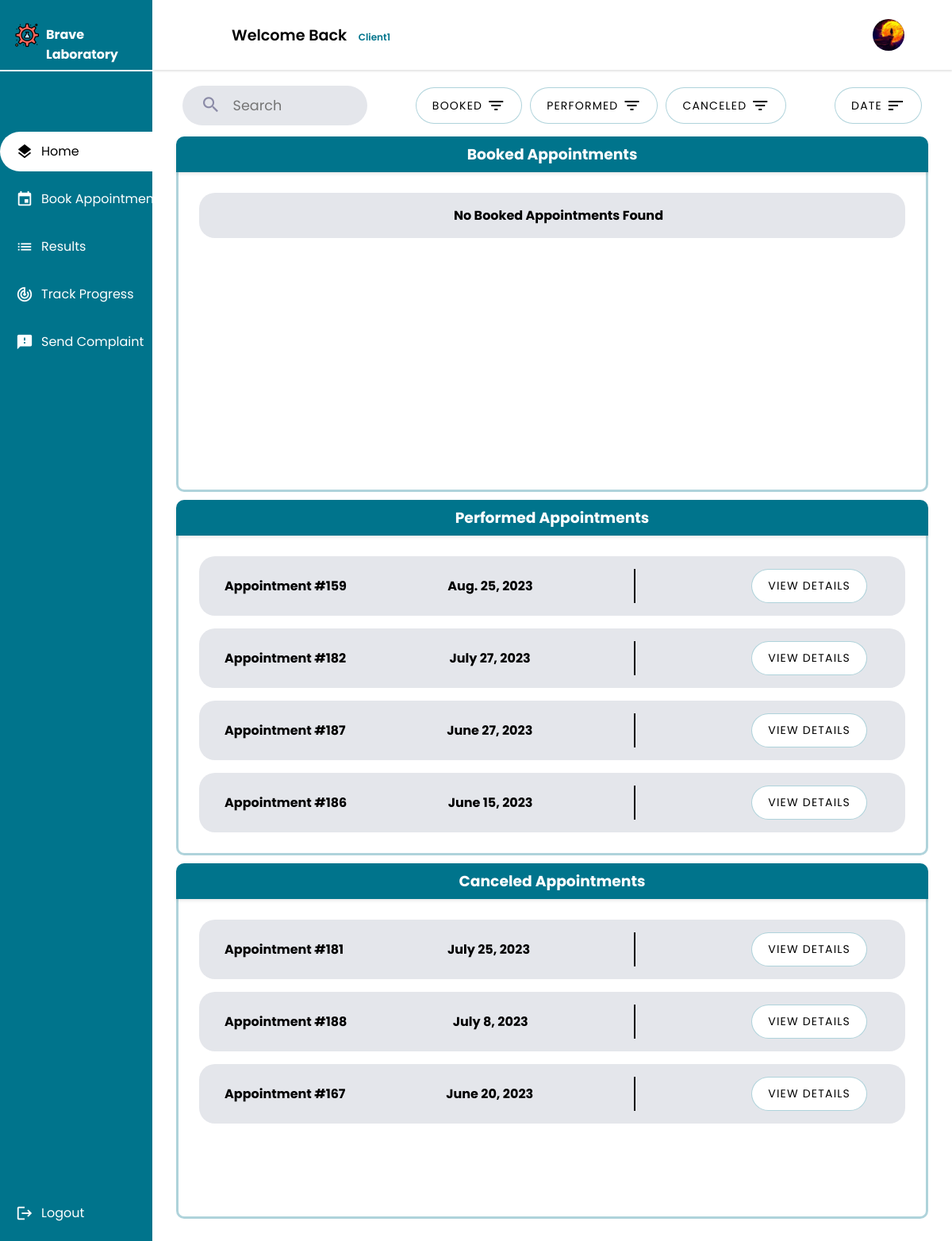
The app's page /client/home/appointment (signed in) with its own data.
### client/models.py (models this page shows, shortened)
class Client(models.Model):
    GENDERS =[
        ('M','Male'),
        ('F','Female')
    ]
    BLOOD_TYPES = [
        ('A+', 'A+'),
        ('A-', 'A-'),
        ('B+', 'B+'),
        ('B-', 'B-'),
        ('AB+', 'AB+'),
        ('AB-', 'AB-'),
        ('O+', 'O+'),
        ('O-', 'O-')
    ]
    user = models.OneToOneField(User, primary_key = True, on_delete=models.CASCADE)
    phone_number = models.CharField(max_length=10,validators=[phone_regex])
    gender = models.CharField(max_length = 1 ,choices = GENDERS)
    address = models.CharField(max_length=50)
    policy = models.BooleanField(default = False)
    profile_pic = models.ImageField(default="default.png", upload_to="profile_pics")
    date_of_birth = models.DateField(default='2003-03-08')
    tests_made = models.PositiveIntegerField(default=0)
    blood_type = models.CharField(max_length=3, choices=BLOOD_TYPES,null=True,blank=True)
    class Meta():
        db_table = 'auth_client'

### main_home/models.py (models this page shows, shortened)
class Appointment(models.Model):
    UPCOMING = 'Upcoming'
    TOMORROW = 'Tommorow'
    TODAY = 'Today'
    OVERDUE = 'Overdue'
    STATUS_CHOICES = [
        (UPCOMING, 'Upcoming'),
        (TOMORROW, 'Tommorow'),
        (TODAY, 'Today'),
        (OVERDUE, 'Overdue'),
    ]
    client = models.ForeignKey(Client, on_delete=models.CASCADE)
    tests_requested = models.ManyToManyField(TestOffered, blank=True)
    date = models.DateField(validators=[validate_date_not_past])
    description = models.CharField(max_length=1000,blank=True)
    document = models.ImageField(null=True,blank=True,upload_to='medical_documents')
    total_price = models.DecimalField(max_digits=10, decimal_places=2)
    payment_status = models.BooleanField(default=False)
    arrived = models.BooleanField(default=False)
    cancelled = models.BooleanField(default=False)
    performed = models.BooleanField(default=False)
    urgent = models.BooleanField(default=False)
    class Meta:
        db_table = 'appointment'
    @property
    def status(self):
        today = timezone.now().date()
        if self.date == today:
            return self.TODAY
        elif self.date == today + timezone.timedelta(days=1):
            return self.TOMORROW
        elif self.date > today:
            return self.UPCOMING
        else:
            return self.OVERDUE
    @property
    def check_overdue(self):
        if self.status == self.OVERDUE :
            self.cancelled = True
            return 1
        return 0

### client/views.py (the view, shortened to what this page needs)
# urls.py: path("home/appointment",views.client_home,name="client"),
@login_required
@permission_required('client.view_client', raise_exception=True)
def client_home(request):
    appointments = Appointment.objects.filter(client=request.user.client).order_by('-date')
    for appointment in appointments:
        appointment.check_overdue
    if not (request.GET.get('date')) :
        sort_date = 'True'
    booked_appointments = []
    performed_appointments = []
    canceled_appointments = []
    state = request.GET.get('state')
    for appointment in appointments:
        if appointment.performed :
            performed_appointments.append(appointment)
        elif appointment.cancelled or (appointment.status == appointment.OVERDUE):
            canceled_appointments.append(appointment)
        else:
            booked_appointments.append(appointment)
    if state != "all" :
        if state == "booked" :
            context = {
                'booked_appointments': booked_appointments,
                'sort_date':sort_date,
                'state':state,
            }
            return render(request,'client/client.html',context)
        if state == "performed" :
            context = {
                'performed_appointments': performed_appointments,
                'sort_date':sort_date,
                'state':state,
            }
            return render(request,'client/client.html',context)
        if state == "canceled" :
            context = {
                'canceled_appointments': canceled_appointments,
                'sort_date':sort_date,
                'state':state,
            }
            return render(request,'client/client.html',context)
    state = 'all'
    context = {
        'booked_appointments': booked_appointments,
        'performed_appointments': performed_appointments,
        'canceled_appointments': canceled_appointments,
        'sort_date':sort_date,
        'state':state,
    }
    return render(request,'client/client.html',context)

### client/templates/client/client.html (shortened to what this page needs)
{% extends 'main_home/actors_base.html' %}
{% load static %}
{% block css_2 %}
<link rel="stylesheet" href="{% static 'css/list.css' %}">
<link rel="stylesheet" href="{% static 'css/lists/ap_list.css' %}">
{% endblock css_2 %}
{% block main %}
<div class="Container">
  <div class="header ">
    <div class="search">
        <form class="search-bar" method="post" >
            <button type="submit" name="search">
                <span class="material-icons search-icon">
                    </span>
            </button>
            <input class="search-bar-input" id="search" name="search" placeholder="Search" required="" type="text">
        </form>
    </div>
    <div class="header ">
        <div class="nurse">
        <a href="{% url "client" %}?state=booked">
            <button class="list-button filter">
                <span>Booked</span>
                <span class="material-icons">filter_list</span>
            </button>
        </a>
        <a href="{% url "client" %}?state=performed">
                <button class="list-button filter">
                <span>Performed</span>
                <span class="material-icons">filter_list</span>
            </button>
        </a>
        <a href="{% url "client" %}?state=canceled">
                <button class="list-button filter">
                <span>Canceled</span>
                <span class="material-icons">filter_list</span>
            </button>
        </a>
        </div>
    </div>
    <div class="nurse">
        <a href="{% url "client" %}?date={{sort_date}}&state={{state}}">
            <button class="list-button filter">
                <span>Date</span>
                <span class="material-icons">sort</span>
            </button>
        </a>
    </div>
</div>
    {% if booked_appointments is not None %}
    {% if booked_appointments %}
    <div class="userlistcl">
            <div class="infoheadercl">
                <h3>Booked Appointments</h3>
            </div>
        <div class="userscontianercl">
            <div class= "scrollcl">
                <ul class="lists">
                    {% for appointment in booked_appointments %}
                    {% if not appointment.performed %}
                    <li class="app1">
                        <span><strong>Appointment #{{ appointment.id }}</strong></span>
                        <span><strong>{{ appointment.date }}</strong></span>
                        <div class="buttons">
                            <button class="list-button cancel-button">Cancel</button>
                            <button class="list-button"><a class="list-links"
                                    href="{% url 'client_appointment_detail' appointment.id %}">View Details</a></button>
                        </div>
                        <form class="cancel-form" action="{% url 'client_cancel_appointment' appointment.id %}" method="post">
                            {% csrf_token %}
                            <button type="submit">Cancel Appointment</button>
                        </form>
                    </li>
                    {%endif%}
                    {% endfor %}
                </ul>
            </div>
        </div>
    </div>
    {% else %}
    <div class="userlistcl">
        <div class="infoheadercl">
            <h3>Booked Appointments</h3>
            </div>
        <div class="userscontianercl">
            <div class= "scrollcl">
                <ul class="lists">
                    <li class="app1">
                        <span><strong>No Booked Appointments Found</strong></span>
                    </li>
                </ul>
            </div>
        </div>
    </div>
    {% endif %}
    {% endif %}
    {% if performed_appointments is not None %}
    {% if performed_appointments %}
    <div class="userlistcl">
        <div class="infoheadercl">
            <h3>Performed Appointments</h3>
        </div>
        <div class="userscontianercl">
            <div class= "scrollcl">
                <ul class="lists">
                    {% for appointment in performed_appointments %}
                    <li class="app1">
                        <span><strong>Appointment #{{ appointment.id }}</strong></span>
                        <span><strong>{{ appointment.date }}</strong></span>
                        <div class="buttons">
                            <button class="list-button"><a class="list-links"
                                    href="{% url 'client_appointment_detail' appointment.id %}">View Details</a></button>
                        </div>
                    </li>
                    {% endfor %}
                </ul>
            </div>
        </div>
    </div>
    {% endif %}
    {% endif %}
    {% if canceled_appointments is not None %}
    {% if canceled_appointments %}
    <div class="userlistcl">
            <div class="infoheadercl">
                <h3>Canceled Appointments</h3>
            </div>
            <div class="userscontianercl">
                <div class= "scrollcl">
                    <ul class="lists">
                        {% for appointment in canceled_appointments %}
                        <li class="app1">
                            <span><strong>Appointment #{{ appointment.id }}</strong></span>
                            <span><strong>{{ appointment.date }}</strong></span>
                            <div class="buttons">
                                <button class="list-button"><a class="list-links"
                                        href="{% url 'client_appointment_detail' appointment.id %}">View Details</a></button>
                            </div>
                        </li>
                        {% endfor %}
                    </ul>
            </div>
        </div>
    </div>
    {% endif %}
    {% endif %}
</div>
</div>
{% endblock main %}
{% block sidebar %}
<li><a href={% url 'client' %}><span class="material-icons X">layers</span><span class="nav-item">Home</span></a></li>
<li><a href={% url 'client_appointment_book' %}><span class="material-icons X">event</span><span class="nav-item">Book
            Appointment</span></a></li>
<li><a href={% url 'client_result_list' %}><span class="material-icons X">list</span><span
            class="nav-item">Results</span></a></li>
<li><a href={% url 'client_request_list' %}><span class="material-icons X">track_changes</span><span
            class="nav-item">Track Progress</span></a></li>
<li><a href={% url 'create_complaint' %}><span class="material-icons X">feedback</span><span class="nav-item">Send
            Complaint</span></a></li>
{% endblock sidebar %}

### main_home/templates/main_home/actors_base.html (shortened to what this page needs)
{% extends 'main_home/base.html' %}
{% load static %}
{% block css %}
        <link rel="stylesheet" href="{% static 'css/resources/google_icons.css' %}">
        <link rel="stylesheet" href="{% static 'css/resources/font-awesome.all.min.css' %}">
        <link rel="stylesheet" href="{% static 'css/actors.css' %}" />
{% endblock css %}
{% block content %}
    <div class="container">
        <header>
            <div class="wlc">
                <h1>Welcome Back&nbsp;<span class="smaller-text">{{user.username}}</span></h1>
            </div>
            <div class="Left">
                <ul class="DROPS">
                    {% if user.groups.first.name == 'client' %}
                    <li class="profile-header"><a class="profile-pic-container" onclick="showElement()"><img class="profile-pic" alt="profile_pic" src="{{ user.client.profile_pic.url }}"></img><i class="fa-solid fa-chevron-down"></i></a>
                    {% endif %}
                        </li>
                    </ul>
                </div>
        </header>
        <div class="Main">
            {% block main %}{% endblock main %}
        </div>
    <div class="nav-header">
        <a class="logo" href="{% url user.groups.first.name %}">
            <img alt='logo' src="{% static 'img/logo.png' %}">
            <span><strong>Brave Laboratory</strong></span>
        </a>
    </div>
    <nav>
        <ul>
            {% block sidebar %}{% endblock sidebar %}
            <li class="end">
                <a href='{% url 'logout' %}'>
                    <span class="material-icons emoji">logout</span>
                    <span class="nav-item">Logout</span>
                </a>
            </li>
        </ul>
    </nav>
{% endblock content %}

### records on screen
Appointment: id "159", date "Aug. 25, 2023"
Appointment: id "182", date "July 27, 2023"
Appointment: id "187", date "June 27, 2023"
Appointment: id "186", date "June 15, 2023"
Appointment: id "181", date "July 25, 2023"
Appointment: id "188", date "July 8, 2023"
Appointment: id "167", date "June 20, 2023"

### other values on screen
{{ user.username }} "Client1"
